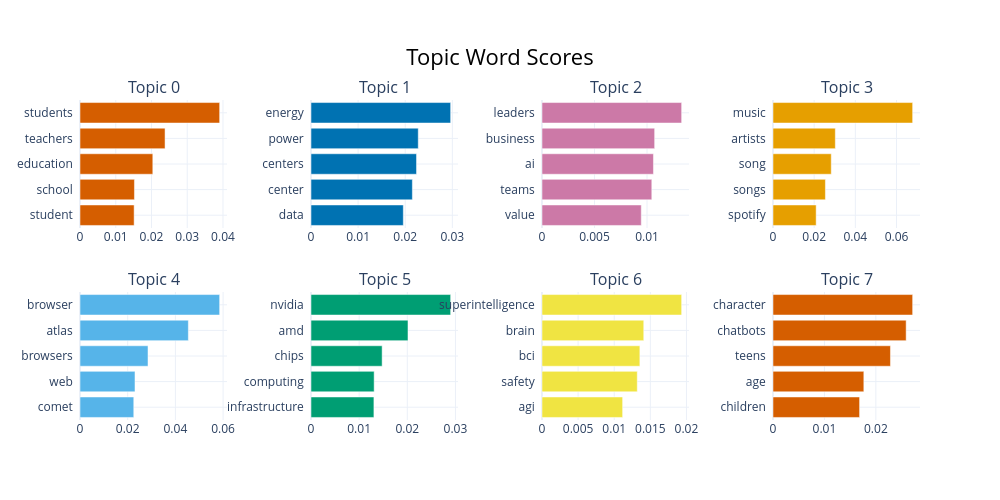

This figure's notebook cell:
### Code cell
tc_model.visualize_barchart()

### Figure 1 — Plotly figure (JSON) as saved in the notebook; plotly's stock layout.template omitted (floating-point values rounded to 4 significant figures)
{"data": [{"marker": {"color": "#D55E00"}, "orientation": "h", "type": "bar", "x": [0.01514, 0.01523, 0.02037, 0.02379, 0.03907], "xaxis": "x", "y": ["student  ", "school  ", "education  ", "teachers  ", "students  "], "yaxis": "y"}, {"marker": {"color": "#0072B2"}, "orientation": "h", "type": "bar", "x": [0.0196, 0.02152, 0.0224, 0.02276, 0.02964], "xaxis": "x2", "y": ["data  ", "center  ", "centers  ", "power  ", "energy  "], "yaxis": "y2"}, {"marker": {"color": "#CC79A7"}, "orientation": "h", "type": "bar", "x": [0.009454, 0.01045, 0.01061, 0.01073, 0.0133], "xaxis": "x3", "y": ["value  ", "teams  ", "ai  ", "business  ", "leaders  "], "yaxis": "y3"}, {"marker": {"color": "#E69F00"}, "orientation": "h", "type": "bar", "x": [0.02097, 0.02546, 0.0283, 0.03027, 0.06784], "xaxis": "x4", "y": ["spotify  ", "songs  ", "song  ", "artists  ", "music  "], "yaxis": "y4"}, {"marker": {"color": "#56B4E9"}, "orientation": "h", "type": "bar", "x": [0.02254, 0.02306, 0.02852, 0.04543, 0.05856], "xaxis": "x5", "y": ["comet  ", "web  ", "browsers  ", "atlas  ", "browser  "], "yaxis": "y5"}, {"marker": {"color": "#009E73"}, "orientation": "h", "type": "bar", "x": [0.01307, 0.01312, 0.01478, 0.02015, 0.02901], "xaxis": "x6", "y": ["infrastructure  ", "computing  ", "chips  ", "amd  ", "nvidia  "], "yaxis": "y6"}, {"marker": {"color": "#F0E442"}, "orientation": "h", "type": "bar", "x": [0.01117, 0.01319, 0.01355, 0.01409, 0.01934], "xaxis": "x7", "y": ["agi  ", "safety  ", "bci  ", "brain  ", "superintelligence  "], "yaxis": "y7"}, {"marker": {"color": "#D55E00"}, "orientation": "h", "type": "bar", "x": [0.01684, 0.01766, 0.02284, 0.02589, 0.02715], "xaxis": "x8", "y": ["children  ", "age  ", "teens  ", "chatbots  ", "character  "], "yaxis": "y8"}], "layout": {"annotations": [{"font": {"size": 16}, "showarrow": false, "text": "Topic 0", "x": 0.0875, "xanchor": "center", "xref": "paper", "y": 1, "yanchor": "bottom", "yref": "paper"}, {"font": {"size": 16}, "showarrow": false, "text": "Topic 1", "x": 0.3625, "xanchor": "center", "xref": "paper", "y": 1, "yanchor": "bottom", "yref": "paper"}, {"font": {"size": 16}, "showarrow": false, "text": "Topic 2", "x": 0.6375, "xanchor": "center", "xref": "paper", "y": 1, "yanchor": "bottom", "yref": "paper"}, {"font": {"size": 16}, "showarrow": false, "text": "Topic 3", "x": 0.9125, "xanchor": "center", "xref": "paper", "y": 1, "yanchor": "bottom", "yref": "paper"}, {"font": {"size": 16}, "showarrow": false, "text": "Topic 4", "x": 0.0875, "xanchor": "center", "xref": "paper", "y": 0.4, "yanchor": "bottom", "yref": "paper"}, {"font": {"size": 16}, "showarrow": false, "text": "Topic 5", "x": 0.3625, "xanchor": "center", "xref": "paper", "y": 0.4, "yanchor": "bottom", "yref": "paper"}, {"font": {"size": 16}, "showarrow": false, "text": "Topic 6", "x": 0.6375, "xanchor": "center", "xref": "paper", "y": 0.4, "yanchor": "bottom", "yref": "paper"}, {"font": {"size": 16}, "showarrow": false, "text": "Topic 7", "x": 0.9125, "xanchor": "center", "xref": "paper", "y": 0.4, "yanchor": "bottom", "yref": "paper"}], "height": 500, "hoverlabel": {"bgcolor": "white", "font": {"family": "Rockwell", "size": 16}}, "showlegend": false, "title": {"font": {"color": "Black", "size": 22}, "text": "Topic Word Scores", "x": 0.5, "xanchor": "center", "yanchor": "top"}, "width": 1000, "xaxis": {"anchor": "y", "domain": [0, 0.175], "showgrid": true}, "xaxis2": {"anchor": "y2", "domain": [0.275, 0.45], "showgrid": true}, "xaxis3": {"anchor": "y3", "domain": [0.55, 0.725], "showgrid": true}, "xaxis4": {"anchor": "y4", "domain": [0.825, 1], "showgrid": true}, "xaxis5": {"anchor": "y5", "domain": [0, 0.175], "showgrid": true}, "xaxis6": {"anchor": "y6", "domain": [0.275, 0.45], "showgrid": true}, "xaxis7": {"anchor": "y7", "domain": [0.55, 0.725], "showgrid": true}, "xaxis8": {"anchor": "y8", "domain": [0.825, 1], "showgrid": true}, "yaxis": {"anchor": "x", "domain": [0.6, 1], "showgrid": true}, "yaxis2": {"anchor": "x2", "domain": [0.6, 1], "showgrid": true}, "yaxis3": {"anchor": "x3", "domain": [0.6, 1], "showgrid": true}, "yaxis4": {"anchor": "x4", "domain": [0.6, 1], "showgrid": true}, "yaxis5": {"anchor": "x5", "domain": [0, 0.4], "showgrid": true}, "yaxis6": {"anchor": "x6", "domain": [0, 0.4], "showgrid": true}, "yaxis7": {"anchor": "x7", "domain": [0, 0.4], "showgrid": true}, "yaxis8": {"anchor": "x8", "domain": [0, 0.4], "showgrid": true}}}
